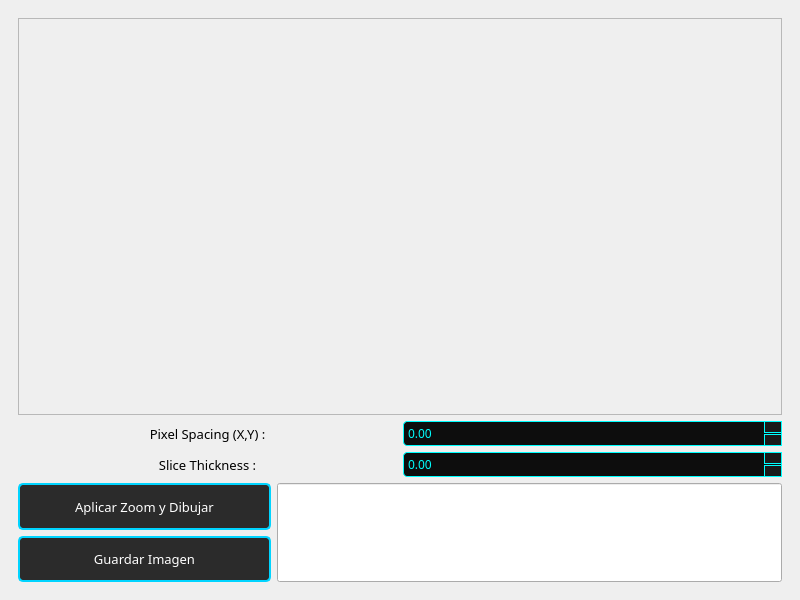
<?xml version="1.0" encoding="UTF-8"?>
<ui version="4.0">
 <class>ventana_zoom</class>
 <widget class="QMainWindow" name="ventana_zoom">
  <property name="geometry">
   <rect>
    <x>0</x>
    <y>0</y>
    <width>800</width>
    <height>600</height>
   </rect>
  </property>
  <property name="windowTitle">
   <string>MainWindow</string>
  </property>
  <widget class="QWidget" name="centralwidget">
   <layout class="QGridLayout" name="gridLayout_4">
    <item row="0" column="0">
     <widget class="QWidget" name="widget" native="true">
      <property name="sizePolicy">
       <sizepolicy hsizetype="Expanding" vsizetype="Expanding">
        <horstretch>0</horstretch>
        <verstretch>0</verstretch>
       </sizepolicy>
      </property>
      <property name="styleSheet">
       <string notr="true">background-image: url(:/aat/fondo1.png);</string>
      </property>
      <layout class="QGridLayout" name="gridLayout_3">
       <item row="0" column="0">
        <layout class="QVBoxLayout" name="verticalLayout_2" stretch="4,1,1">
         <item>
          <widget class="QFrame" name="frame">
           <property name="sizePolicy">
            <sizepolicy hsizetype="Expanding" vsizetype="Expanding">
             <horstretch>0</horstretch>
             <verstretch>0</verstretch>
            </sizepolicy>
           </property>
           <property name="frameShape">
            <enum>QFrame::Shape::StyledPanel</enum>
           </property>
           <property name="frameShadow">
            <enum>QFrame::Shadow::Raised</enum>
           </property>
           <layout class="QGridLayout" name="gridLayout">
            <item row="0" column="0">
             <layout class="QHBoxLayout" name="horizontalLayout" stretch="1,1">
              <item>
               <widget class="FigureCanvasQTAgg" name="widget_2" native="true">
                <property name="sizePolicy">
                 <sizepolicy hsizetype="Expanding" vsizetype="Expanding">
                  <horstretch>0</horstretch>
                  <verstretch>0</verstretch>
                 </sizepolicy>
                </property>
                <property name="styleSheet">
                 <string notr="true">background-image: url(:/aat/fondo1.png);</string>
                </property>
               </widget>
              </item>
              <item>
               <widget class="FigureCanvasQTAgg" name="widget_3" native="true">
                <property name="sizePolicy">
                 <sizepolicy hsizetype="Expanding" vsizetype="Expanding">
                  <horstretch>0</horstretch>
                  <verstretch>0</verstretch>
                 </sizepolicy>
                </property>
                <property name="styleSheet">
                 <string notr="true">background-image: url(:/aat/fondo1.png);</string>
                </property>
               </widget>
              </item>
             </layout>
            </item>
           </layout>
          </widget>
         </item>
         <item>
          <layout class="QGridLayout" name="gridLayout_2">
           <item row="0" column="1">
            <widget class="QDoubleSpinBox" name="pixel_spacing">
             <property name="sizePolicy">
              <sizepolicy hsizetype="Minimum" vsizetype="Fixed">
               <horstretch>0</horstretch>
               <verstretch>0</verstretch>
              </sizepolicy>
             </property>
             <property name="font">
              <font>
               <family>BankGothic Md BT</family>
              </font>
             </property>
             <property name="cursor">
              <cursorShape>PointingHandCursor</cursorShape>
             </property>
             <property name="styleSheet">
              <string notr="true">QDoubleSpinBox {
    background-color: #0d0d0d;        /* Fondo oscuro */
    border: 1px solid #00FFFF;        /* Borde cian */
    color: #00FFFF;                   /* Texto cian */
    border-radius: 4px;
    padding: 2px;
    selection-background-color: #00FFFF;
    selection-color: #000000;
}

QDoubleSpinBox:up-button {
    background-color: #1a1a1a;        /* Fondo del botón */
    border: 1px solid #00FFFF;
    subcontrol-origin: border;
    subcontrol-position: top right;   /* Posición flecha arriba */
    width: 16px;
}
QDoubleSpinBox:down-button {
    background-color: #1a1a1a;        /* Fondo del botón */
    border: 1px solid #00FFFF;
    subcontrol-origin: border;
    subcontrol-position: bottom right; /* Posición flecha abajo */
    width: 16px;
}</string>
             </property>
             <property name="maximum">
              <double>100.000000000000000</double>
             </property>
             <property name="singleStep">
              <double>2.000000000000000</double>
             </property>
            </widget>
           </item>
           <item row="1" column="1">
            <widget class="QDoubleSpinBox" name="slice_thicness">
             <property name="font">
              <font>
               <family>BankGothic Md BT</family>
              </font>
             </property>
             <property name="cursor">
              <cursorShape>PointingHandCursor</cursorShape>
             </property>
             <property name="styleSheet">
              <string notr="true">QDoubleSpinBox {
    background-color: #0d0d0d;        /* Fondo oscuro */
    border: 1px solid #00FFFF;        /* Borde cian */
    color: #00FFFF;                   /* Texto cian */
    border-radius: 4px;
    padding: 2px;
    selection-background-color: #00FFFF;
    selection-color: #000000;
}

QDoubleSpinBox:up-button {
    background-color: #1a1a1a;        /* Fondo del botón */
    border: 1px solid #00FFFF;
    subcontrol-origin: border;
    subcontrol-position: top right;   /* Posición flecha arriba */
    width: 16px;
}
QDoubleSpinBox:down-button {
    background-color: #1a1a1a;        /* Fondo del botón */
    border: 1px solid #00FFFF;
    subcontrol-origin: border;
    subcontrol-position: bottom right; /* Posición flecha abajo */
    width: 16px;
}</string>
             </property>
             <property name="maximum">
              <double>100.000000000000000</double>
             </property>
            </widget>
           </item>
           <item row="0" column="0">
            <widget class="QLabel" name="lblpixel">
             <property name="font">
              <font>
               <family>BankGothic Md BT</family>
               <pointsize>10</pointsize>
              </font>
             </property>
             <property name="text">
              <string>Pixel Spacing (X,Y) :</string>
             </property>
             <property name="alignment">
              <set>Qt::AlignmentFlag::AlignCenter</set>
             </property>
            </widget>
           </item>
           <item row="1" column="0">
            <widget class="QLabel" name="lblslice">
             <property name="font">
              <font>
               <family>BankGothic Md BT</family>
               <pointsize>10</pointsize>
              </font>
             </property>
             <property name="text">
              <string>Slice Thickness :</string>
             </property>
             <property name="alignment">
              <set>Qt::AlignmentFlag::AlignCenter</set>
             </property>
            </widget>
           </item>
          </layout>
         </item>
         <item>
          <layout class="QHBoxLayout" name="horizontalLayout_2" stretch="1,2">
           <item>
            <layout class="QVBoxLayout" name="verticalLayout">
             <item>
              <widget class="QPushButton" name="btn_aplicar_zoom">
               <property name="sizePolicy">
                <sizepolicy hsizetype="Expanding" vsizetype="Expanding">
                 <horstretch>0</horstretch>
                 <verstretch>0</verstretch>
                </sizepolicy>
               </property>
               <property name="font">
                <font>
                 <family>BankGothic Md BT</family>
                 <pointsize>10</pointsize>
                </font>
               </property>
               <property name="cursor">
                <cursorShape>PointingHandCursor</cursorShape>
               </property>
               <property name="styleSheet">
                <string notr="true">/* 1. Estado base (el que ya tienes) */
QPushButton#btn_aplicar_zoom {
    background-color: #2b2b2b; 
    border: 2px solid #00d4ff;
    border-radius: 5px;
    color: #ffffff;
    padding: 5px;
}

/* 2. Animación al pasar el mouse (hover) */
QPushButton#btn_aplicar_zoom:hover {
    background-color: #00d4ff; /* Se ilumina */
    border: 2px solid #ffffff; /* El borde se vuelve blanco */
}

/* 3. Animación al hacer clic (pressed) */
QPushButton#btn_aplicar_zoom:pressed {
    background-color: #008fae; /* Un tono más oscuro */
    color: #000000;            /* Texto cambia a negro para leerse bien */
    border: 2px solid #00d4ff;
}</string>
               </property>
               <property name="text">
                <string>Aplicar Zoom y Dibujar</string>
               </property>
              </widget>
             </item>
             <item>
              <widget class="QPushButton" name="btn_guardar_img">
               <property name="sizePolicy">
                <sizepolicy hsizetype="Expanding" vsizetype="Expanding">
                 <horstretch>0</horstretch>
                 <verstretch>0</verstretch>
                </sizepolicy>
               </property>
               <property name="font">
                <font>
                 <family>BankGothic Md BT</family>
                 <pointsize>10</pointsize>
                </font>
               </property>
               <property name="cursor">
                <cursorShape>PointingHandCursor</cursorShape>
               </property>
               <property name="styleSheet">
                <string notr="true">/* 1. Estado base (el que ya tienes) */
QPushButton#btn_guardar_img {
    background-color: #2b2b2b; 
    border: 2px solid #00d4ff;
    border-radius: 5px;
    color: #ffffff;
    padding: 5px;
}

/* 2. Animación al pasar el mouse (hover) */
QPushButton#btn_guardar_img:hover {
    background-color: #00d4ff; /* Se ilumina */
    border: 2px solid #ffffff; /* El borde se vuelve blanco */
}

/* 3. Animación al hacer clic (pressed) */
QPushButton#btn_guardar_img:pressed {
    background-color: #008fae; /* Un tono más oscuro */
    color: #000000;            /* Texto cambia a negro para leerse bien */
    border: 2px solid #00d4ff;
}</string>
               </property>
               <property name="text">
                <string>Guardar Imagen</string>
               </property>
              </widget>
             </item>
            </layout>
           </item>
           <item>
            <widget class="QLineEdit" name="nombre_archivo">
             <property name="sizePolicy">
              <sizepolicy hsizetype="Expanding" vsizetype="Preferred">
               <horstretch>0</horstretch>
               <verstretch>0</verstretch>
              </sizepolicy>
             </property>
             <property name="font">
              <font>
               <family>BankGothic Md BT</family>
               <pointsize>10</pointsize>
              </font>
             </property>
             <property name="text">
              <string/>
             </property>
            </widget>
           </item>
          </layout>
         </item>
        </layout>
       </item>
      </layout>
     </widget>
    </item>
   </layout>
  </widget>
 </widget>
 <customwidgets>
  <customwidget>
   <class>FigureCanvasQTAgg</class>
   <extends>QWidget</extends>
   <header>matplotlib.backends.backend_qt5agg</header>
   <container>1</container>
  </customwidget>
 </customwidgets>
 <resources>
  <include location="ventana_zoom.qrc"/>
 </resources>
 <connections/>
</ui>
